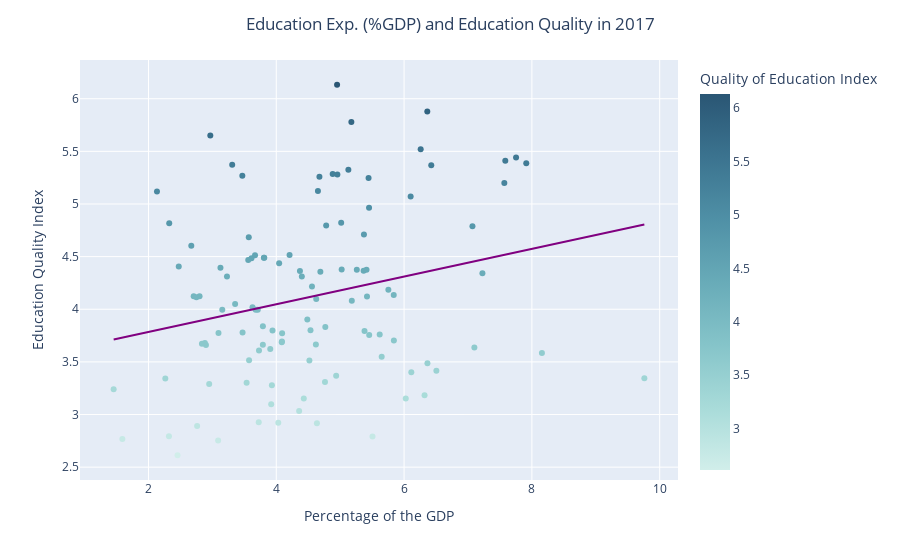

The cell this chart's notebook holds for it:
### Code cell
fig = px.scatter(data_frame=df_gdp_qual_2017,x='edu_pcnt_gdp',y='val_qual_ed',hover_name='country_name',color='val_qual_ed', trendline='ols', labels={'val_qual_ed':'Quality of Education Index'},
                 color_continuous_scale=px.colors.sequential.Teal, trendline_color_override='Purple')

#Setting the labels of the plot
fig.update_layout(
    title={
        'text': "Education Exp. (%GDP) and Education Quality in 2017",
        'x':0.5,
        'xanchor': 'center'},
    xaxis_title="Percentage of the GDP",
    yaxis_title="Education Quality Index"
)

fig.show()

### Figure 1 — Plotly figure (JSON) as saved in the notebook; plotly's stock layout.template omitted (floating-point values rounded to 4 significant figures)
{"data": [{"hovertemplate": "<b>%{hovertext}</b><br><br>edu_pcnt_gdp=%{x}<br>Quality of Education Index=%{marker.color}<extra></extra>", "hovertext": ["Republic of Albania", "People's Democratic Republic of Algeria", "Argentine Republic", "Republic of Armenia", "Commonwealth of Australia", "Republic of Austria", "Republic of Azerbaijan", "Kingdom of Bahrain", "Kingdom of Belgium", "Republic of Benin", "Kingdom of Bhutan", "Republic of Botswana", "Federative Republic of Brazil", "Republic of Bulgaria", "Republic of Burundi", "Republic of Cabo Verde", "Republic of Cameroon", "Republic of Chad", "Republic of Chile", "People's Republic of China", "Republic of Colombia", "Democratic Republic of the Congo", "Republic of Costa Rica", "Republic of Croatia", "Republic of Cyprus", "Czech Republic", "Kingdom of Denmark", "Dominican Republic", "Republic of El Salvador", "Republic of Estonia", "Federal Democratic Republic of Ethiopia", "Republic of Finland", "French Republic", "Georgia", "Federal Republic of Germany", "Republic of Ghana", "Hellenic Republic", "Republic of Guatemala", "Republic of Guinea", "Republic of Haiti", "Republic of Honduras", "Hong Kong Special Administrative Region of the People's Republic of China", "Hungary", "Republic of Iceland", "Republic of Indonesia", "Islamic Republic of Iran", "Ireland", "State of Israel", "Italian Republic", "Jamaica", "Hashemite Kingdom of Jordan", "Republic of Kazakhstan", "Republic of Kenya", "State of Kuwait", "Kyrgyz Republic", "Republic of Latvia", "Lebanese Republic", "Kingdom of Lesotho", "Republic of Liberia", "Republic of Lithuania", "Grand Duchy of Luxembourg", "Republic of Madagascar", "Republic of Malawi", "Malaysia", "Republic of Mali", "Republic of Malta", "Republic of Mauritius", "United Mexican States", "Republic of Moldova", "Mongolia", "Republic of Mozambique", "Republic of Namibia", "Nepal", "Kingdom of the Netherlands", "New Zealand", "Republic of Nicaragua", "Kingdom of Norway", "Sultanate of Oman", "Islamic Republic of Pakistan", "Republic of Panama", "Republic of Paraguay", "Republic of Peru", "Republic of the Philippines", "Republic of Poland", "Portuguese Republic", "State of Qatar", "Romania", "Russian Federation", "Republic of Rwanda", "Republic of Senegal", "Republic of Serbia", "Republic of Seychelles", "Republic of Sierra Leone", "Slovak Republic", "Republic of Slovenia", "Republic of South Africa", "Kingdom of Spain", "Democratic Socialist Republic of Sri Lanka", "Kingdom of Sweden", "Switzerland", "Republic of Tajikistan", "United Republic of Tanzania", "Kingdom of Thailand", "Republic of Trinidad and Tobago", "Republic of Uganda", "Ukraine", "United Kingdom of Great Britain and Northern Ireland", "Oriental Republic of Uruguay", "Socialist Republic of Vietnam", "Republic of Zambia", "Republic of Zimbabwe"], "legendgroup": "", "marker": {"color": [4.486, 3.417, 3.757, 4.123, 5.325, 4.71, 4.406, 4.817, 5.367, 3.303, 4.341, 3.636, 3.183, 3.773, 3.31, 4.08, 3.995, 2.613, 4.122, 4.514, 3.8, 3.241, 4.788, 3.622, 4.184, 4.489, 5.441, 3.097, 2.928, 5.281, 3.549, 5.878, 4.963, 3.515, 5.284, 4.019, 3.778, 3.29, 2.795, 2.768, 3.369, 5.372, 3.664, 5.411, 4.603, 3.838, 5.269, 5.072, 4.438, 4.375, 4.312, 4.113, 4.365, 3.486, 3.152, 4.364, 5.119, 3.584, 2.892, 4.489, 4.684, 3.672, 2.923, 5.258, 3.664, 5.124, 4.377, 3.512, 3.76, 3.693, 2.79, 3.345, 3.831, 5.779, 5.519, 3.032, 5.386, 3.703, 3.66, 3.68, 2.754, 3.277, 4.312, 4.217, 4.821, 5.651, 3.774, 4.356, 4.394, 4.097, 3.996, 3.995, 2.917, 3.799, 4.796, 3.402, 4.515, 4.124, 5.199, 6.133, 4.135, 3.151, 4.051, 4.469, 3.343, 4.374, 5.246, 3.902, 3.687, 3.609, 3.793], "coloraxis": "coloraxis", "symbol": "circle"}, "mode": "markers", "name": "", "orientation": "v", "showlegend": false, "type": "scatter", "x": [3.612, 6.505, 5.454, 2.708, 5.128, 5.372, 2.474, 2.325, 6.425, 3.536, 7.226, 7.1, 6.32, 4.091, 4.762, 5.182, 3.155, 2.455, 5.42, 3.667, 4.536, 1.455, 7.07, 3.906, 5.754, 3.806, 7.752, 3.92, 3.725, 4.956, 5.65, 6.363, 5.452, 3.574, 4.883, 3.627, 3.472, 2.95, 2.32, 1.591, 4.937, 3.31, 4.62, 7.584, 2.67, 3.79, 3.469, 6.103, 4.045, 5.26, 3.229, 2.751, 5.367, 6.365, 6.026, 4.37, 2.133, 8.157, 2.761, 3.812, 3.57, 2.836, 4.031, 4.675, 3.79, 4.652, 5.023, 4.518, 5.618, 4.089, 5.506, 9.76, 4.767, 5.175, 6.26, 4.358, 7.912, 5.84, 2.9, 2.882, 3.09, 3.931, 4.4, 4.558, 5.016, 2.967, 3.095, 4.69, 3.126, 4.625, 3.71, 3.677, 4.636, 3.941, 4.781, 6.113, 4.208, 2.799, 7.569, 4.952, 5.838, 4.431, 3.356, 3.561, 2.263, 5.412, 5.444, 4.486, 4.086, 3.73, 5.381], "xaxis": "x", "y": [4.486, 3.417, 3.757, 4.123, 5.325, 4.71, 4.406, 4.817, 5.367, 3.303, 4.341, 3.636, 3.183, 3.773, 3.31, 4.08, 3.995, 2.613, 4.122, 4.514, 3.8, 3.241, 4.788, 3.622, 4.184, 4.489, 5.441, 3.097, 2.928, 5.281, 3.549, 5.878, 4.963, 3.515, 5.284, 4.019, 3.778, 3.29, 2.795, 2.768, 3.369, 5.372, 3.664, 5.411, 4.603, 3.838, 5.269, 5.072, 4.438, 4.375, 4.312, 4.113, 4.365, 3.486, 3.152, 4.364, 5.119, 3.584, 2.892, 4.489, 4.684, 3.672, 2.923, 5.258, 3.664, 5.124, 4.377, 3.512, 3.76, 3.693, 2.79, 3.345, 3.831, 5.779, 5.519, 3.032, 5.386, 3.703, 3.66, 3.68, 2.754, 3.277, 4.312, 4.217, 4.821, 5.651, 3.774, 4.356, 4.394, 4.097, 3.996, 3.995, 2.917, 3.799, 4.796, 3.402, 4.515, 4.124, 5.199, 6.133, 4.135, 3.151, 4.051, 4.469, 3.343, 4.374, 5.246, 3.902, 3.687, 3.609, 3.793], "yaxis": "y"}, {"hovertemplate": "<b>OLS trendline</b><br>val_qual_ed = 0.13161 * edu_pcnt_gdp + 3.52097<br>R<sup>2</sup>=0.061059<br><br>edu_pcnt_gdp=%{x}<br>Quality of Education Index=%{y} <b>(trend)</b><extra></extra>", "legendgroup": "", "line": {"color": "Purple"}, "marker": {"symbol": "circle"}, "mode": "lines", "name": "", "showlegend": false, "type": "scatter", "x": [1.455, 1.591, 2.133, 2.263, 2.32, 2.325, 2.455, 2.474, 2.67, 2.708, 2.751, 2.761, 2.799, 2.836, 2.882, 2.9, 2.95, 2.967, 3.09, 3.095, 3.126, 3.155, 3.229, 3.31, 3.356, 3.469, 3.472, 3.536, 3.561, 3.57, 3.574, 3.612, 3.627, 3.667, 3.677, 3.71, 3.725, 3.73, 3.79, 3.79, 3.806, 3.812, 3.906, 3.92, 3.931, 3.941, 4.031, 4.045, 4.086, 4.089, 4.091, 4.208, 4.358, 4.37, 4.4, 4.431, 4.486, 4.518, 4.536, 4.558, 4.62, 4.625, 4.636, 4.652, 4.675, 4.69, 4.762, 4.767, 4.781, 4.883, 4.937, 4.952, 4.956, 5.016, 5.023, 5.128, 5.175, 5.182, 5.26, 5.367, 5.372, 5.381, 5.412, 5.42, 5.444, 5.452, 5.454, 5.506, 5.618, 5.65, 5.754, 5.838, 5.84, 6.026, 6.103, 6.113, 6.26, 6.32, 6.363, 6.365, 6.425, 6.505, 7.07, 7.1, 7.226, 7.569, 7.584, 7.752, 7.912, 8.157, 9.76], "xaxis": "x", "y": [3.712, 3.73, 3.802, 3.819, 3.826, 3.827, 3.844, 3.847, 3.872, 3.877, 3.883, 3.884, 3.889, 3.894, 3.9, 3.903, 3.909, 3.912, 3.928, 3.928, 3.932, 3.936, 3.946, 3.957, 3.963, 3.978, 3.978, 3.986, 3.99, 3.991, 3.991, 3.996, 3.998, 4.004, 4.005, 4.009, 4.011, 4.012, 4.02, 4.02, 4.022, 4.023, 4.035, 4.037, 4.038, 4.04, 4.052, 4.053, 4.059, 4.059, 4.059, 4.075, 4.094, 4.096, 4.1, 4.104, 4.111, 4.116, 4.118, 4.121, 4.129, 4.13, 4.131, 4.133, 4.136, 4.138, 4.148, 4.148, 4.15, 4.164, 4.171, 4.173, 4.173, 4.181, 4.182, 4.196, 4.202, 4.203, 4.213, 4.227, 4.228, 4.229, 4.233, 4.234, 4.237, 4.238, 4.239, 4.246, 4.26, 4.265, 4.278, 4.289, 4.29, 4.314, 4.324, 4.326, 4.345, 4.353, 4.358, 4.359, 4.367, 4.377, 4.451, 4.455, 4.472, 4.517, 4.519, 4.541, 4.562, 4.595, 4.805], "yaxis": "y"}], "layout": {"coloraxis": {"colorbar": {"title": {"text": "Quality of Education Index"}}, "colorscale": [[0, "rgb(209, 238, 234)"], [0.1667, "rgb(168, 219, 217)"], [0.3333, "rgb(133, 196, 201)"], [0.5, "rgb(104, 171, 184)"], [0.6667, "rgb(79, 144, 166)"], [0.8333, "rgb(59, 115, 143)"], [1, "rgb(42, 86, 116)"]]}, "legend": {"tracegroupgap": 0}, "margin": {"t": 60}, "title": {"text": "Education Exp. (%GDP) and Education Quality in 2017", "x": 0.5, "xanchor": "center"}, "xaxis": {"anchor": "y", "domain": [0, 1], "title": {"text": "Percentage of the GDP"}}, "yaxis": {"anchor": "x", "domain": [0, 1], "title": {"text": "Education Quality Index"}}}}
